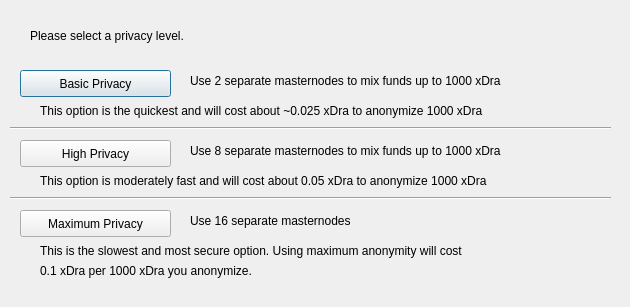
<?xml version="1.0" encoding="UTF-8"?>
<ui version="4.0">
 <class>DarksendConfig</class>
 <widget class="QDialog" name="DarksendConfig">
  <property name="geometry">
   <rect>
    <x>0</x>
    <y>0</y>
    <width>630</width>
    <height>307</height>
   </rect>
  </property>
  <property name="windowTitle">
   <string>Configure Darksend</string>
  </property>
  <widget class="QPushButton" name="buttonBasic">
   <property name="geometry">
    <rect>
     <x>20</x>
     <y>70</y>
     <width>151</width>
     <height>27</height>
    </rect>
   </property>
   <property name="text">
    <string>Basic Privacy</string>
   </property>
  </widget>
  <widget class="QPushButton" name="buttonHigh">
   <property name="geometry">
    <rect>
     <x>20</x>
     <y>140</y>
     <width>151</width>
     <height>27</height>
    </rect>
   </property>
   <property name="text">
    <string>High Privacy</string>
   </property>
  </widget>
  <widget class="QPushButton" name="buttonMax">
   <property name="geometry">
    <rect>
     <x>20</x>
     <y>210</y>
     <width>151</width>
     <height>27</height>
    </rect>
   </property>
   <property name="text">
    <string>Maximum Privacy</string>
   </property>
  </widget>
  <widget class="QLabel" name="label">
   <property name="geometry">
    <rect>
     <x>30</x>
     <y>20</y>
     <width>571</width>
     <height>31</height>
    </rect>
   </property>
   <property name="text">
    <string>Please select a privacy level.</string>
   </property>
  </widget>
  <widget class="QLabel" name="label_2">
   <property name="geometry">
    <rect>
     <x>190</x>
     <y>70</y>
     <width>421</width>
     <height>21</height>
    </rect>
   </property>
   <property name="text">
    <string>Use 2 separate masternodes to mix funds up to 1000 xDra</string>
   </property>
  </widget>
  <widget class="QLabel" name="label_3">
   <property name="geometry">
    <rect>
     <x>190</x>
     <y>140</y>
     <width>411</width>
     <height>21</height>
    </rect>
   </property>
   <property name="text">
    <string>Use 8 separate masternodes to mix funds up to 1000 xDra</string>
   </property>
  </widget>
  <widget class="QLabel" name="label_4">
   <property name="geometry">
    <rect>
     <x>190</x>
     <y>210</y>
     <width>421</width>
     <height>21</height>
    </rect>
   </property>
   <property name="text">
    <string>Use 16 separate masternodes</string>
   </property>
  </widget>
  <widget class="QLabel" name="label_6">
   <property name="geometry">
    <rect>
     <x>40</x>
     <y>100</y>
     <width>561</width>
     <height>21</height>
    </rect>
   </property>
   <property name="text">
    <string>This option is the quickest and will cost about ~0.025 xDra to anonymize 1000 xDra</string>
   </property>
  </widget>
  <widget class="QLabel" name="label_7">
   <property name="geometry">
    <rect>
     <x>40</x>
     <y>170</y>
     <width>561</width>
     <height>21</height>
    </rect>
   </property>
   <property name="text">
    <string>This option is moderately fast and will cost about 0.05 xDra to anonymize 1000 xDra</string>
   </property>
  </widget>
  <widget class="QLabel" name="label_8">
   <property name="geometry">
    <rect>
     <x>40</x>
     <y>240</y>
     <width>561</width>
     <height>21</height>
    </rect>
   </property>
   <property name="text">
    <string>This is the slowest and most secure option. Using maximum anonymity will cost</string>
   </property>
  </widget>
  <widget class="QLabel" name="label_9">
   <property name="geometry">
    <rect>
     <x>40</x>
     <y>260</y>
     <width>561</width>
     <height>21</height>
    </rect>
   </property>
   <property name="text">
    <string>0.1 xDra per 1000 xDra you anonymize.</string>
   </property>
  </widget>
  <widget class="Line" name="line">
   <property name="geometry">
    <rect>
     <x>10</x>
     <y>120</y>
     <width>601</width>
     <height>16</height>
    </rect>
   </property>
   <property name="orientation">
    <enum>Qt::Horizontal</enum>
   </property>
  </widget>
  <widget class="Line" name="line_2">
   <property name="geometry">
    <rect>
     <x>10</x>
     <y>190</y>
     <width>601</width>
     <height>16</height>
    </rect>
   </property>
   <property name="orientation">
    <enum>Qt::Horizontal</enum>
   </property>
  </widget>
 </widget>
 <resources/>
 <connections/>
</ui>
